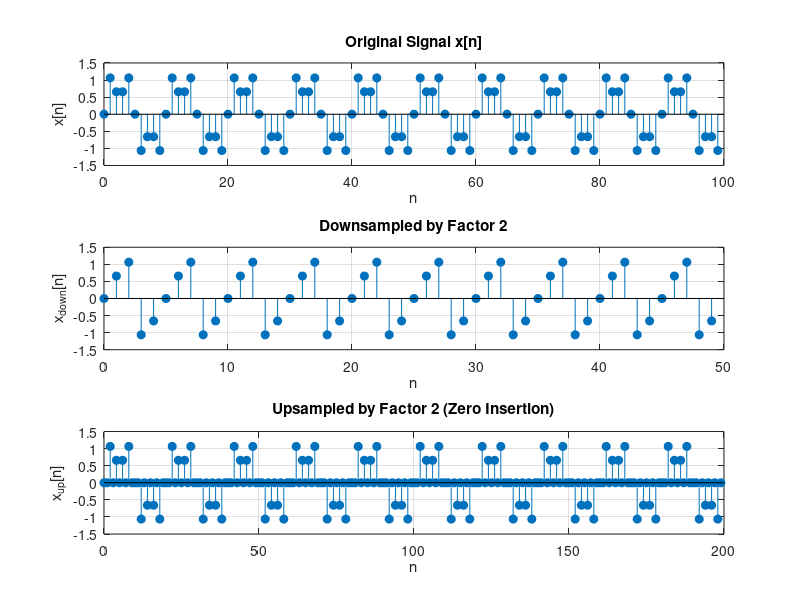

The MATLAB script that drew this image:
clc;
clear all;
close all;

% Downsampling (decimation) and upsampling (interpolation)
n = 0:99;
x = sin(0.2*pi*n) + 0.5*sin(0.6*pi*n);

% Downsample by factor 2
x_down = x(1:2:end);
n_down = 0:length(x_down)-1;

% Upsample by factor 2 (insert zeros)
x_up = zeros(1, 2*length(x));
x_up(1:2:end) = x;
n_up = 0:length(x_up)-1;

figure;
subplot(3,1,1);
stem(n, x, 'filled');
title('Original Signal x[n]');
xlabel('n'); ylabel('x[n]'); grid on;

subplot(3,1,2);
stem(n_down, x_down, 'filled');
title('Downsampled by Factor 2');
xlabel('n'); ylabel('x_{down}[n]'); grid on;

subplot(3,1,3);
stem(n_up, x_up, 'filled');
title('Upsampled by Factor 2 (Zero Insertion)');
xlabel('n'); ylabel('x_{up}[n]'); grid on;
